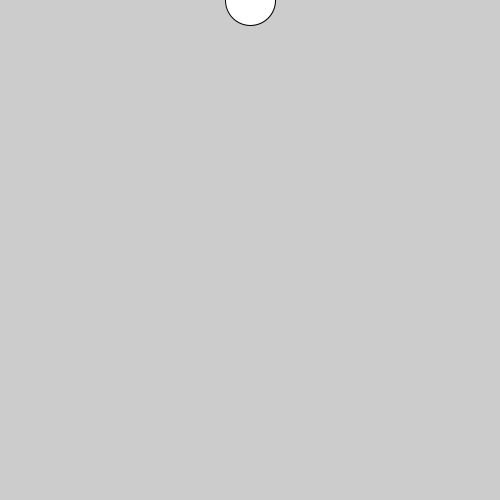
Frame 1 (no input)
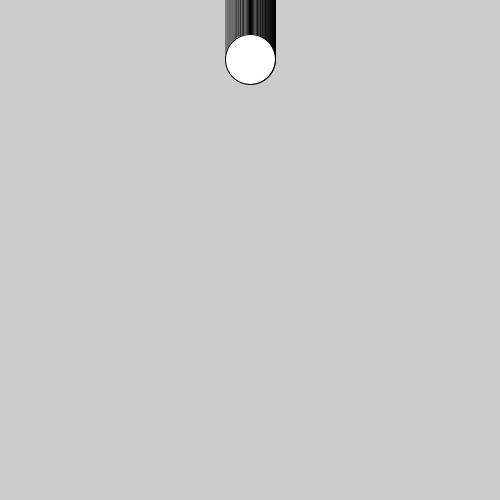
Frame 60 (the mouse pressed at the canvas centre just before this capture)
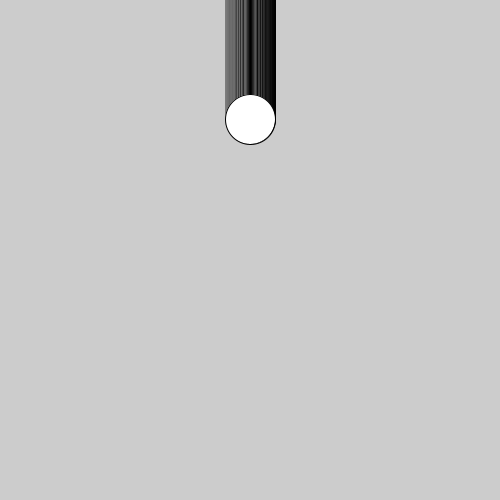
Frame 120 (the mouse held since frame 60 and released just before this capture)

The Processing sketch that drew these frames (run headless with seeded random() and noise(); from frame 60 on, the mouse is pressed at the canvas centre):

// Processing sketch: sample10_03
// ── sample10_03.pde
float y;

void setup () {
  size(500, 500);
  y=0;
}

void draw () {
  ellipse(250, y, 50, 50);
  y++;
}
